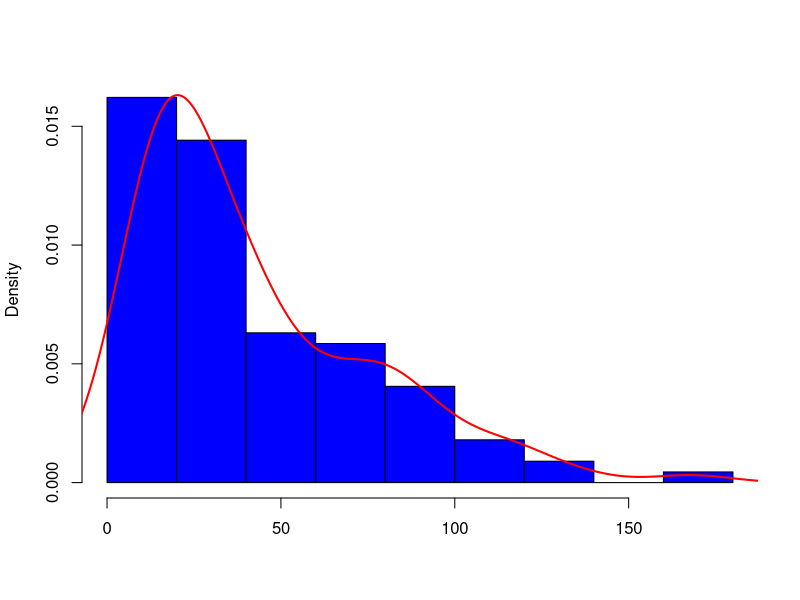
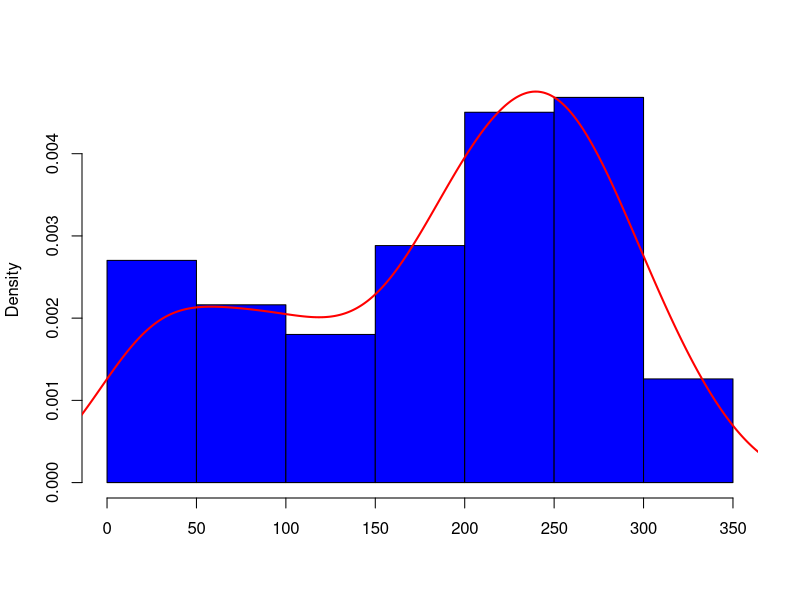
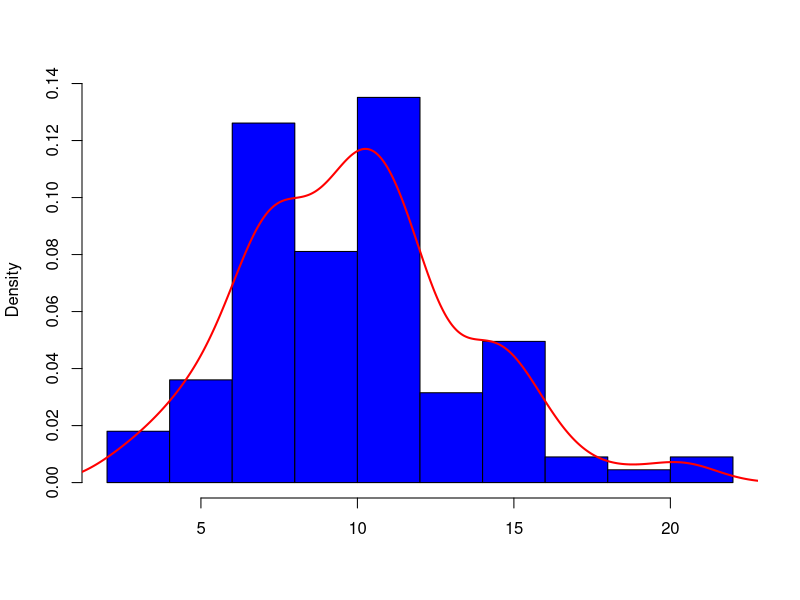
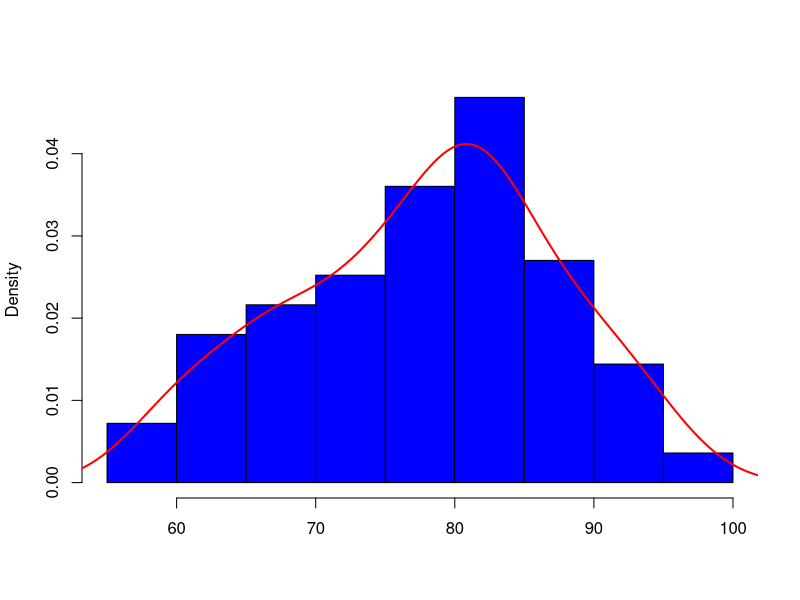
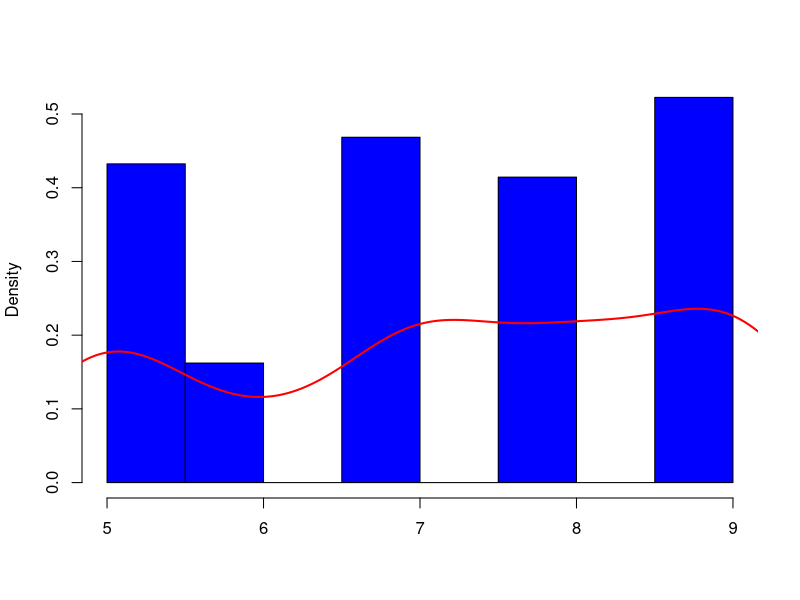
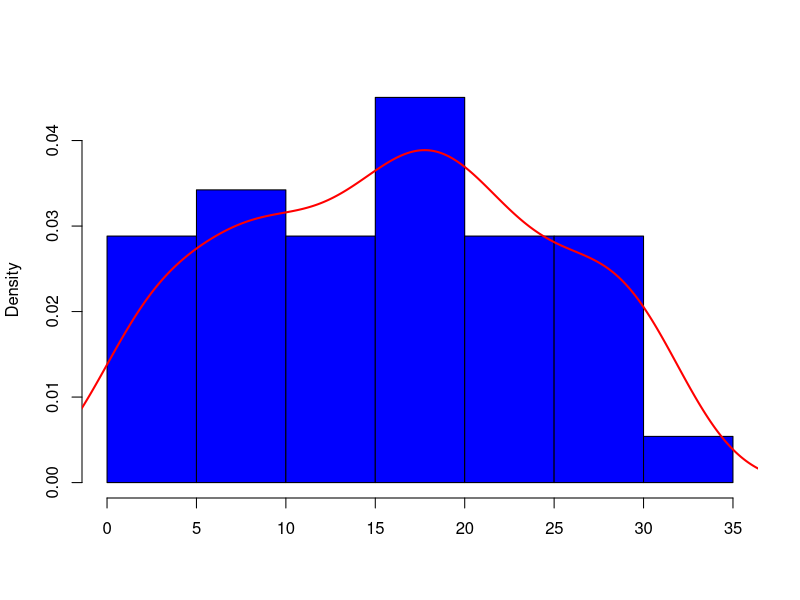
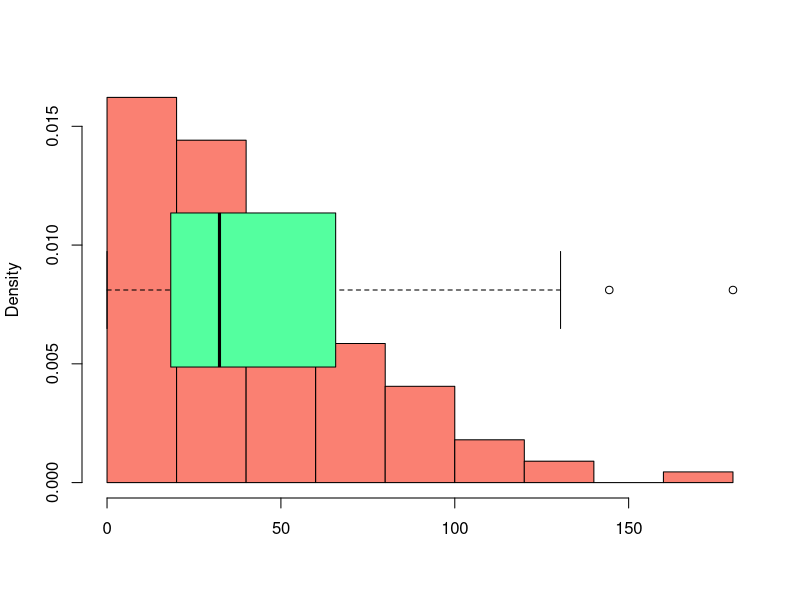
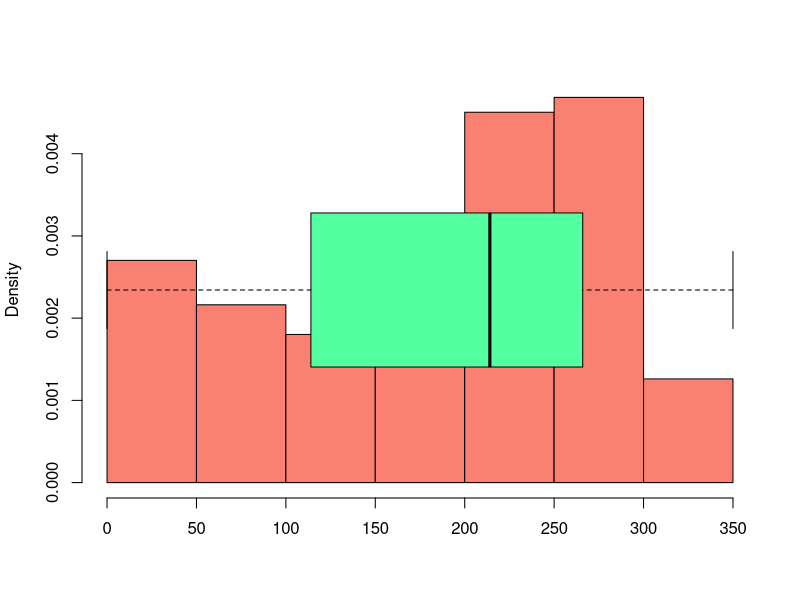

Reproduce these figures in R, in order.
## ---- chunk 1
knitr::opts_chunk$set(echo = TRUE)
## ---- chunk 2
library(datasets)
data <- airquality
data <- na.omit(data)
data
## ---- chunk 3
hist(data$Ozone,freq=F,main='',xlab='',col='blue')
lines(density(data$Ozone), col='red',lwd=2)

hist(data$Solar.R,freq=F,main='',xlab='',col='blue')
lines(density(data$Solar.R), col='red',lwd=2)

hist(data$Wind,freq=F,main='',xlab='',col='blue')
lines(density(data$Wind), col='red',lwd=2)

hist(data$Temp,freq=F,main='',xlab='',col='blue')
lines(density(data$Temp), col='red',lwd=2)

hist(data$Month,freq=F,main='',xlab='',col='blue')
lines(density(data$Month), col='red',lwd=2)

hist(data$Day,freq=F,main='',xlab='',col='blue')
lines(density(data$Day), col='red',lwd=2)
## ---- chunk 4
hist(data$Ozone,freq=F,col='salmon',
main='',xlab='')
par(new = TRUE)
boxplot(data$Ozone,horizontal = TRUE,col='seagreen1',axes=F)

hist(data$Solar.R,freq=F,col='salmon',
main='',xlab='')
par(new = TRUE)
boxplot(data$Solar.R,horizontal = TRUE,col='seagreen1',axes=F)

hist(data$Wind,freq=F,col='salmon',
main='',xlab='')
par(new = TRUE)
boxplot(data$Wind,horizontal = TRUE,col='seagreen1',axes=F)

hist(data$Temp,freq=F,col='salmon',
main='',xlab='')
par(new = TRUE)
boxplot(data$Temp,horizontal = TRUE,col='seagreen1',axes=F)

hist(data$Month,freq=F,col='salmon',
main='',xlab='')
par(new = TRUE)
boxplot(data$Month,horizontal = TRUE,col='seagreen1',axes=F)

hist(data$Day,freq=F,col='salmon',
main='',xlab='')
par(new = TRUE)
boxplot(data$Day,horizontal = TRUE,col='seagreen1',axes=F)
## ---- chunk 5
boxplot(Ozone ~ Month, data = data, col = "blue", border = "black",
        main = "Wykres pudełkowy poziomu ozonu w powietrzu w różnych miesiącach",
        xlab = "Miesiąc", ylab = "Poziom ozonu")
## ---- chunk 6

